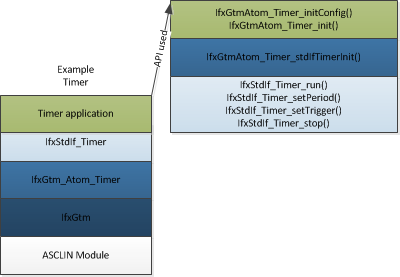
//> input picture control/libraries/infineon_libraries/Service/CpuGeneric/StdIf/StandardInterfaceTimerExample.png, 400 x 277 px, given in place of 123(1).png, which was not available
$ ./read_image   (built with g++ and OpenCV 4)
//> lines starting //> are read from the running program, lines starting //| are printed output that depends on the picture; after the words box and inside, x2 and y2 are one past the last pixel; in counts of white or black regions, pixels touching at a corner belong together; pictures that were not available may be replaced by others from this repository, and a replacement may not be noted
#include "core/core.hpp"
#include "highgui/highgui.hpp"
#include "imgproc/imgproc.hpp"
#include "iostream"
#include "math.h"

using namespace std;
using namespace cv;

//******************灰度转换函数*************************
//第一个参数image输入的彩色RGB图像；
//第二个参数imageGray是转换后输出的灰度图像；
//*************************************************************
void ConvertRGB2GRAY(const Mat &image,Mat &imageGray);


//******************高斯卷积核生成函数*************************
//第一个参数gaus是一个指向含有N个double类型数组的指针；
//第二个参数size是高斯卷积核的尺寸大小；
//第三个参数sigma是卷积核的标准差
//*************************************************************
void GetGaussianKernel(double **gaus, const int size,const double sigma);

//******************高斯滤波*************************
//第一个参数imageSource是待滤波原始图像；
//第二个参数imageGaussian是滤波后输出图像；
//第三个参数gaus是一个指向含有N个double类型数组的指针；
//第四个参数size是滤波核的尺寸
//*************************************************************
void GaussianFilter(const Mat imageSource,Mat &imageGaussian,double **gaus,int size);

//******************Sobel算子计算梯度和方向********************
//第一个参数imageSourc原始灰度图像；
//第二个参数imageSobelX是X方向梯度图像；
//第三个参数imageSobelY是Y方向梯度图像；
//第四个参数pointDrection是梯度方向数组指针
//*************************************************************
void SobelGradDirction(const Mat imageSource,Mat &imageSobelX,Mat &imageSobelY,double *&pointDrection);

//******************计算Sobel的X和Y方向梯度幅值*************************
//第一个参数imageGradX是X方向梯度图像；
//第二个参数imageGradY是Y方向梯度图像；
//第三个参数SobelAmpXY是输出的X、Y方向梯度图像幅值
//*************************************************************
void SobelAmplitude(const Mat imageGradX,const Mat imageGradY,Mat &SobelAmpXY);

//******************局部极大值抑制*************************
//第一个参数imageInput输入的Sobel梯度图像；
//第二个参数imageOutPut是输出的局部极大值抑制图像；
//第三个参数pointDrection是图像上每个点的梯度方向数组指针
//*************************************************************
void LocalMaxValue(const Mat imageInput,Mat &imageOutput,double *pointDrection);

//******************双阈值处理*************************
//第一个参数imageInput输入和输出的的Sobel梯度幅值图像；
//第二个参数lowThreshold是低阈值
//第三个参数highThreshold是高阈值
//******************************************************
void DoubleThreshold(Mat &imageIput,double lowThreshold,double highThreshold);

//******************双阈值中间像素连接处理*********************
//第一个参数imageInput输入和输出的的Sobel梯度幅值图像；
//第二个参数lowThreshold是低阈值
//第三个参数highThreshold是高阈值
//*************************************************************
void DoubleThresholdLink(Mat &imageInput,double lowThreshold,double highThreshold);

Mat imageSource;
Mat imageGray;
Mat imageGaussian;

int main(int argc,char *argv[])
{
    imageSource=imread("d:/downloadapp/VsOpencv/123(1).png");  //读入RGB图像
//> imageSource is the input picture: 277 rows x 400 cols, CV_8UC3; mean B, G, R 206.7, 206.2, 194.5
    imshow("RGB Image",imageSource);
    ConvertRGB2GRAY(imageSource,imageGray); //RGB转换为灰度图
    imshow("Gray Image",imageGray);
    int size=5; //定义卷积核大小
    double **gaus=new double *[size];  //卷积核数组
    for(int i=0;i<size;i++)
    {
        gaus[i]=new double[size];  //动态生成矩阵
    }
    GetGaussianKernel(gaus,5,1); //生成5*5 大小高斯卷积核，Sigma=1；
    imageGaussian=Mat::zeros(imageGray.size(),CV_8UC1);
    GaussianFilter(imageGray,imageGaussian,gaus,5);  //高斯滤波
    imshow("Gaussian Image",imageGaussian);
    Mat imageSobelY;
    Mat imageSobelX;
    double *pointDirection=new double[(imageSobelX.cols-1)*(imageSobelX.rows-1)];  //定义梯度方向角数组
    SobelGradDirction(imageGaussian,imageSobelX,imageSobelY,pointDirection);  //计算X、Y方向梯度和方向角
    imshow("Sobel Y",imageSobelY);
    imshow("Sobel X",imageSobelX);
    Mat SobelGradAmpl;
    SobelAmplitude(imageSobelX,imageSobelY,SobelGradAmpl);   //计算X、Y方向梯度融合幅值
    imshow("Soble XYRange",SobelGradAmpl);
    Mat imageLocalMax;
    LocalMaxValue(SobelGradAmpl,imageLocalMax,pointDirection);  //局部非极大值抑制
    imshow("Non-Maximum Image",imageLocalMax);
    Mat cannyImage;
    cannyImage=Mat::zeros(imageLocalMax.size(),CV_8UC1);
    DoubleThreshold(imageLocalMax,90,160);        //双阈值处理
    imshow("Double Threshold Image",imageLocalMax);
    DoubleThresholdLink(imageLocalMax,90,160);   //双阈值中间阈值滤除及连接
    imshow("Canny Image",imageLocalMax);
    waitKey();
    system("pause");
    return 0;
}

//******************高斯卷积核生成函数*************************
//第一个参数gaus是一个指向含有N个double类型数组的指针；
//第二个参数size是高斯卷积核的尺寸大小；
//第三个参数sigma是卷积核的标准差
//*************************************************************
void GetGaussianKernel(double **gaus, const int size,const double sigma)
{
    const double PI=4.0*atan(1.0); //圆周率π赋值
    int center=size/2;
    double sum=0;
    for(int i=0;i<size;i++)
    {
        for(int j=0;j<size;j++)
        {
            gaus[i][j]=(1/(2*PI*sigma*sigma))*exp(-((i-center)*(i-center)+(j-center)*(j-center))/(2*sigma*sigma));
            sum+=gaus[i][j];
        }
    }
    for(int i=0;i<size;i++)
    {
        for(int j=0;j<size;j++)
        {
            gaus[i][j]/=sum;
            cout<<gaus[i][j]<<"  ";
        }
        cout<<endl<<endl;
    }
    return ;
}

//******************灰度转换函数*************************
//第一个参数image输入的彩色RGB图像；
//第二个参数imageGray是转换后输出的灰度图像；
//*************************************************************
void ConvertRGB2GRAY(const Mat &image,Mat &imageGray)
{
    if(!image.data||image.channels()!=3)
    {
        return ;
    }
    imageGray=Mat::zeros(image.size(),CV_8UC1);
    uchar *pointImage=image.data;
    uchar *pointImageGray=imageGray.data;
    int stepImage=image.step;
//> stepImage = 1200
    int stepImageGray=imageGray.step;
//> stepImageGray = 400
    for(int i=0;i<imageGray.rows;i++)
    {
        for(int j=0;j<imageGray.cols;j++)
        {
            pointImageGray[i*stepImageGray+j]=0.114*pointImage[i*stepImage+3*j]+0.587*pointImage[i*stepImage+3*j+1]+0.299*pointImage[i*stepImage+3*j+2];
        }
    }
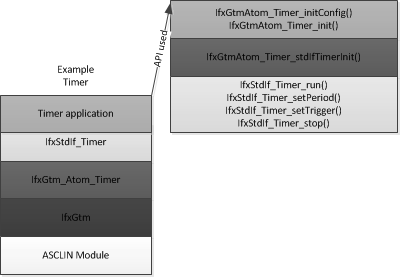
//> imageGray: 277 rows x 400 cols, CV_8UC1; min 0, max 255, mean 202.5
}

//******************高斯滤波*************************
//第一个参数imageSource是待滤波原始图像；
//第二个参数imageGaussian是滤波后输出图像；
//第三个参数gaus是一个指向含有N个double类型数组的指针；
//第四个参数size是滤波核的尺寸
//*************************************************************
void GaussianFilter(const Mat imageSource,Mat &imageGaussian,double **gaus,int size)
{
//> called with size = 5
    imageGaussian=Mat::zeros(imageSource.size(),CV_8UC1);
    if(!imageSource.data||imageSource.channels()!=1)
    {
        return ;
    }
    double gausArray[100];
    for(int i=0;i<size*size;i++)
    {
        gausArray[i]=0;  //赋初值，空间分配
    }
    int array=0;
    for(int i=0;i<size;i++)
    {
        for(int j=0;j<size;j++)

        {
            gausArray[array]=gaus[i][j];//二维数组到一维 方便计算
            array++;
        }
    }
//> this loop made 5 passes
//> array on passes 1 to 5: 5, 10, 15, 20, 25
//> after the loop, gausArray = 100 values, max 0.162 at index 12, min 0 at index 25, mean 0.01; array = 25
    //滤波
    for(int i=0;i<imageSource.rows;i++)
    {
        for(int j=0;j<imageSource.cols;j++)
        {
            int k=0;
            for(int l=-size/2;l<=size/2;l++)
            {
                for(int g=-size/2;g<=size/2;g++)
                {
                    //以下处理针对滤波后图像边界处理，为超出边界的值赋值为边界值
                    int row=i+l;
                    int col=j+g;
                    row=row<0?0:row;
                    row=row>=imageSource.rows?imageSource.rows-1:row;
                    col=col<0?0:col;
                    col=col>=imageSource.cols?imageSource.cols-1:col;
                    //卷积和
                    imageGaussian.at<uchar>(i,j)+=gausArray[k]*imageSource.at<uchar>(row,col);
                    k++;
                }
            }
        }
    }
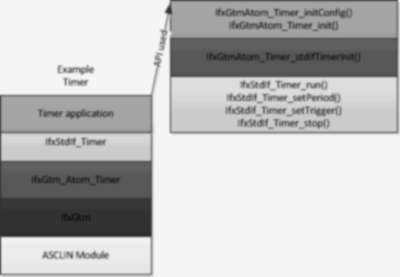
//> imageGaussian: 277 rows x 400 cols, CV_8UC1; min 21, max 245, mean 191.4
}
//******************Sobel算子计算X、Y方向梯度和梯度方向角********************
//第一个参数imageSourc原始灰度图像；
//第二个参数imageSobelX是X方向梯度图像；
//第三个参数imageSobelY是Y方向梯度图像；
//第四个参数pointDrection是梯度方向角数组指针
//*************************************************************
void SobelGradDirction(const Mat imageSource,Mat &imageSobelX,Mat &imageSobelY,double *&pointDrection)
{
    pointDrection=new double[imageSource.rows*imageSource.cols];
    for(int i=0;i<(imageSource.rows-1)*(imageSource.cols-1);i++)
    {
        pointDrection[i]=0;
    }
    imageSobelX=Mat::zeros(imageSource.size(),CV_32SC1);
    imageSobelY=Mat::zeros(imageSource.size(),CV_32SC1);
    uchar *P=imageSource.data;
    uchar *PX=imageSobelX.data;
    uchar *PY=imageSobelY.data;

    int step=imageSource.step;
//> step = 400
    int stepXY=imageSobelX.step;
//> stepXY = 1600
    int k=0;
    int m=0;
    int n=0;
    for(int i=1;i<(imageSource.rows-1);i++)
    {
        for(int j=1;j<(imageSource.cols-1);j++)
        {
            //通过指针遍历图像上每一个像素
            double gradY=P[(i-1)*step+j+1]+P[i*step+j+1]*2+P[(i+1)*step+j+1]-P[(i-1)*step+j-1]-P[i*step+j-1]*2-P[(i+1)*step+j-1];
            PY[i*stepXY+j*(stepXY/step)]=abs(gradY);
            double gradX=P[(i+1)*step+j-1]+P[(i+1)*step+j]*2+P[(i+1)*step+j+1]-P[(i-1)*step+j-1]-P[(i-1)*step+j]*2-P[(i-1)*step+j+1];
            PX[i*stepXY+j*(stepXY/step)]=abs(gradX);
            if(gradX==0)
            {
                gradX=0.00000000000000001;  //防止除数为0异常
            }
            pointDrection[k]=atan(gradY/gradX)*57.3;//弧度转换为度
            pointDrection[k]+=90;
            k++;
        }
    }
//> this loop made 275 passes
//> k on passes 1 to 3: 398, 796, 1194
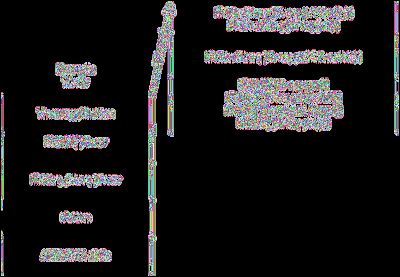
//> imageSobelY: 277 rows x 400 cols, CV_32SC1; 256 distinct labels, from 0 to 255; one colour per label, 0 black
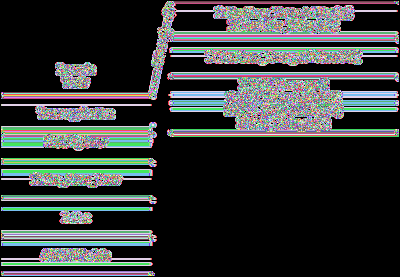
//> imageSobelX: 277 rows x 400 cols, CV_32SC1; 256 distinct labels, from 0 to 255; one colour per label, 0 black
//> after the loop, k = 109450
    convertScaleAbs(imageSobelX,imageSobelX);
//> imageSobelX: 277 rows x 400 cols, CV_8UC1
    convertScaleAbs(imageSobelY,imageSobelY);
//> imageSobelY: 277 rows x 400 cols, CV_8UC1
}
//******************计算Sobel的X和Y方向梯度幅值*************************
//第一个参数imageGradX是X方向梯度图像；
//第二个参数imageGradY是Y方向梯度图像；
//第三个参数SobelAmpXY是输出的X、Y方向梯度图像幅值
//*************************************************************
void SobelAmplitude(const Mat imageGradX,const Mat imageGradY,Mat &SobelAmpXY)
{
    SobelAmpXY=Mat::zeros(imageGradX.size(),CV_32FC1);
    for(int i=0;i<SobelAmpXY.rows;i++)
    {
        for(int j=0;j<SobelAmpXY.cols;j++)
        {
            SobelAmpXY.at<float>(i,j)=sqrt(imageGradX.at<uchar>(i,j)*imageGradX.at<uchar>(i,j)+imageGradY.at<uchar>(i,j)*imageGradY.at<uchar>(i,j));
        }
    }
    convertScaleAbs(SobelAmpXY,SobelAmpXY);
//> SobelAmpXY: 277 rows x 400 cols, CV_8UC1
}
//******************局部极大值抑制*************************
//第一个参数imageInput输入的Sobel梯度图像；
//第二个参数imageOutPut是输出的局部极大值抑制图像；
//第三个参数pointDrection是图像上每个点的梯度方向数组指针
//*************************************************************
void LocalMaxValue(const Mat imageInput,Mat &imageOutput,double *pointDrection)
{
    //imageInput.copyTo(imageOutput);
    imageOutput=imageInput.clone();
    int k=0;
    for(int i=1;i<imageInput.rows-1;i++)
    {
        for(int j=1;j<imageInput.cols-1;j++)
        {
            int value00=imageInput.at<uchar>((i-1),j-1);
            int value01=imageInput.at<uchar>((i-1),j);
            int value02=imageInput.at<uchar>((i-1),j+1);
            int value10=imageInput.at<uchar>((i),j-1);
            int value11=imageInput.at<uchar>((i),j);
            int value12=imageInput.at<uchar>((i),j+1);
            int value20=imageInput.at<uchar>((i+1),j-1);
            int value21=imageInput.at<uchar>((i+1),j);
            int value22=imageInput.at<uchar>((i+1),j+1);

            if(pointDrection[k]>0&&pointDrection[k]<=45)
            {
                if(value11<=(value12+(value02-value12)*tan(pointDrection[i*imageOutput.rows+j]))||(value11<=(value10+(value20-value10)*tan(pointDrection[i*imageOutput.rows+j]))))
                {
                    imageOutput.at<uchar>(i,j)=0;
                }
            }
            if(pointDrection[k]>45&&pointDrection[k]<=90)

            {
                if(value11<=(value01+(value02-value01)/tan(pointDrection[i*imageOutput.cols+j]))||value11<=(value21+(value20-value21)/tan(pointDrection[i*imageOutput.cols+j])))
                {
                    imageOutput.at<uchar>(i,j)=0;

                }
            }
            if(pointDrection[k]>90&&pointDrection[k]<=135)
            {
                if(value11<=(value01+(value00-value01)/tan(180-pointDrection[i*imageOutput.cols+j]))||value11<=(value21+(value22-value21)/tan(180-pointDrection[i*imageOutput.cols+j])))
                {
                    imageOutput.at<uchar>(i,j)=0;
                }
            }
            if(pointDrection[k]>135&&pointDrection[k]<=180)
            {
                if(value11<=(value10+(value00-value10)*tan(180-pointDrection[i*imageOutput.cols+j]))||value11<=(value12+(value22-value11)*tan(180-pointDrection[i*imageOutput.cols+j])))
                {
                    imageOutput.at<uchar>(i,j)=0;
                }
            }
            k++;
        }
    }
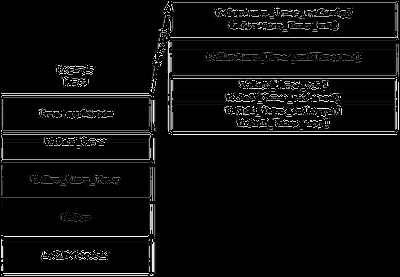
//> imageOutput: 277 rows x 400 cols, CV_8UC1; min 0, max 255, mean 12.1
//> after the loop, k = 109450
}

//******************双阈值处理*************************
//第一个参数imageInput输入和输出的的Sobel梯度幅值图像；
//第二个参数lowThreshold是低阈值
//第三个参数highThreshold是高阈值
//******************************************************
void DoubleThreshold(Mat &imageIput,double lowThreshold,double highThreshold)
{
//> called with lowThreshold = 90, highThreshold = 160
    for(int i=0;i<imageIput.rows;i++)
    {
        for(int j=0;j<imageIput.cols;j++)
        {
            if(imageIput.at<uchar>(i,j)>highThreshold)
            {
                imageIput.at<uchar>(i,j)=255;
            }
            if(imageIput.at<uchar>(i,j)<lowThreshold)
            {
                imageIput.at<uchar>(i,j)=0;
            }
        }
    }
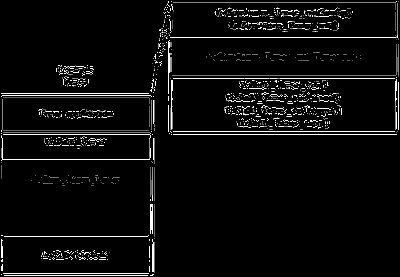
//> imageIput: 277 rows x 400 cols, CV_8UC1; 7.8% of pixels changed, all inside (x1, y1, x2, y2) = (1, 1, 399, 276)
}
//******************双阈值中间像素连接处理*********************
//第一个参数imageInput输入和输出的的Sobel梯度幅值图像；
//第二个参数lowThreshold是低阈值
//第三个参数highThreshold是高阈值
//*************************************************************
void DoubleThresholdLink(Mat &imageInput,double lowThreshold,double highThreshold)
{
//> called with lowThreshold = 90, highThreshold = 160
    for(int i=1;i<imageInput.rows-1;i++)
    {
        for(int j=1;j<imageInput.cols-1;j++)
        {
            if(imageInput.at<uchar>(i,j)>lowThreshold&&imageInput.at<uchar>(i,j)<255)
            {
                if(imageInput.at<uchar>(i-1,j-1)==255||imageInput.at<uchar>(i-1,j)==255||imageInput.at<uchar>(i-1,j+1)==255||
                    imageInput.at<uchar>(i,j-1)==255||imageInput.at<uchar>(i,j)==255||imageInput.at<uchar>(i,j+1)==255||
                    imageInput.at<uchar>(i+1,j-1)==255||imageInput.at<uchar>(i+1,j)==255||imageInput.at<uchar>(i+1,j+1)==255)
                {
                    imageInput.at<uchar>(i,j)=255;
                    DoubleThresholdLink(imageInput,lowThreshold,highThreshold); //递归调用
                }
                else
            {
                    imageInput.at<uchar>(i,j)=0;
            }
            }
        }
    }
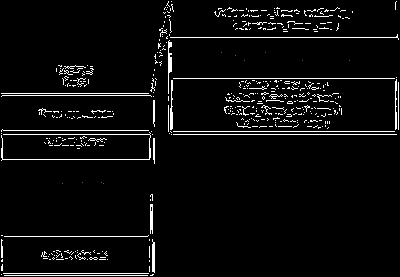
//> imageInput: 277 rows x 400 cols, CV_8UC1; 2.48% of pixels changed, all inside (x1, y1, x2, y2) = (1, 1, 399, 273)
}

$ run again, on control/libraries/infineon_libraries/Service/CpuGeneric/StdIf/Timer.png
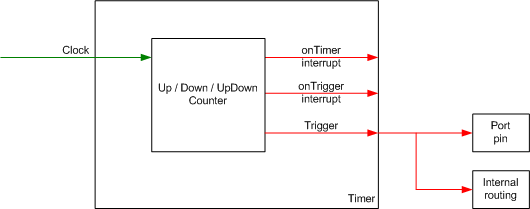
//> input picture control/libraries/infineon_libraries/Service/CpuGeneric/StdIf/Timer.png, 530 x 209 px, given in place of 123(1).png, which was not available
//> imageSource is the input picture: 209 rows x 530 cols, CV_8UC3; mean B, G, R 246.3, 246.5, 247.9
//> the loop in GaussianFilter, `for(int i=0;i<size;i++)` made 5 passes
//> array on passes 1 to 5: 5, 10, 15, 20, 25
//> after the loop in GaussianFilter, `for(int i=0;i<size;i++)`: gausArray = 100 values, max 0.162 at index 12, min 0 at index 25, mean 0.01; array = 25
//> the loop in SobelGradDirction, `for(int i=1;i<(imageSource.rows-1);i++)` made 207 passes
//> k on passes 1 to 3: 528, 1056, 1584
//> after the loop in SobelGradDirction, `for(int i=1;i<(imageSource.rows-1);i++)`:
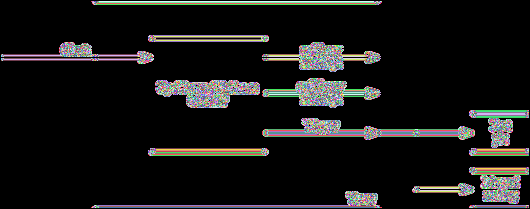
//> imageSobelX: 209 rows x 530 cols, CV_32SC1; 256 distinct labels, from 0 to 255; one colour per label, 0 black
//> after the loop in SobelGradDirction, `for(int i=1;i<(imageSource.rows-1);i++)`: k = 109296
//> the loop in LocalMaxValue, `for(int i=1;i<imageInput.rows-1;i++)` made 207 passes
//> after the loop in DoubleThresholdLink, `for(int i=1;i<imageInput.rows-1;i++)`:
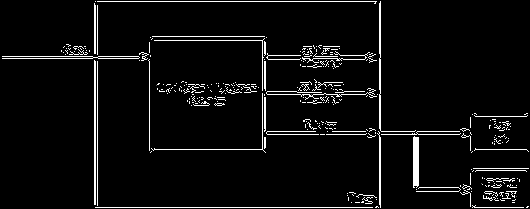
//> imageInput: 209 rows x 530 cols, CV_8UC1; min 0, max 255, mean 12.7
